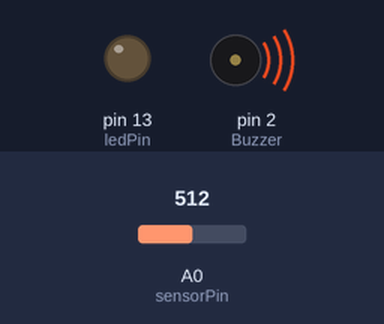
The sketch below on a simulated Arduino Uno, built with avr-gcc and run on an emulated ATmega328P. On the bench: output pins drawn as LEDs (lit = HIGH), buzzer (waves = sounding, pin HIGH). Inputs (shaded band) come from the test bench; at power-on: A0 (sensorPin) = 512. What the sketch prints to the serial monitor is not drawn.

Above: at 4.8 s.
4.9 s: A0 (sensorPin) set to 523
At 9.4 s:
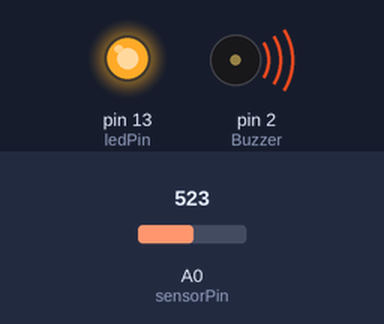
9.9 s: A0 (sensorPin) set to 511
At 12.5 s:
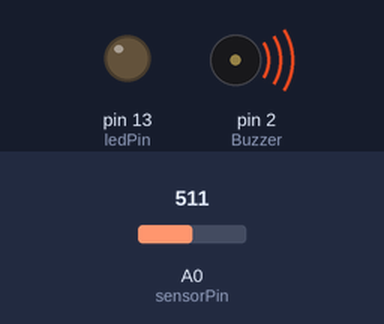
14.9 s: A0 (sensorPin) set to 716
At 16.7 s:
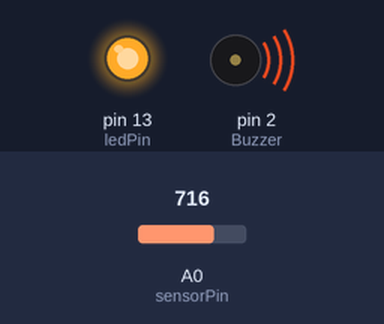
Timing chart, 0 to 18.2 s (numbered marks = the images above; inputs shaded):
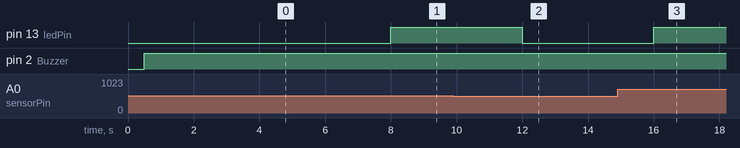

Measured:
- the behaviour switches between 513 and 514 on A0 (sensorPin) (found by bisection; images 0 and 1)
- after the input at 4.9 s, pin 13 (ledPin): LOW → HIGH after 3.1 s
- after the input at 9.9 s, pin 13 (ledPin): HIGH → LOW after 2.1 s
- after the input at 14.9 s, pin 13 (ledPin): LOW → HIGH after 1.1 s

The sketch:

MQ2_Uno.ino
```cpp
#define ledPin 13
#define sensorPin A0
#define sensorPinD 10
#define Buzzer 2

void setup() {
  // put your setup code here, to run once:
  Serial.begin(9600);
  pinMode(ledPin, OUTPUT);
  pinMode(Buzzer, OUTPUT);
  digitalWrite(ledPin, LOW);
}

int readSensor() {
  unsigned int sensorValue = analogRead(sensorPin);  // Read the analog value from sensor
  unsigned int outputValue = map(sensorValue, 0, 1023, 0, 255); // map the 10-bit data to 8-bit data
    // digitalWrite(Buzzer, HIGH);
  if (outputValue >= 2) {
    analogWrite(ledPin, outputValue); // generate PWM signal
    delay(500);
    digitalWrite(Buzzer,HIGH);
    delay(3000);
  }
  else {
    digitalWrite(ledPin, LOW);
    digitalWrite(Buzzer, LOW);
  }
  return outputValue;             // Return analog moisture value
}

void loop() {
  // put your main code here, to run repeatedly:
  Serial.print("Analog output: ");
  Serial.println(readSensor());
  delay(500);
}
```
